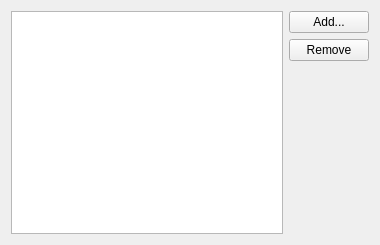
<?xml version="1.0" encoding="UTF-8"?>
<ui version="4.0">
 <class>Qnx::Internal::BarDescriptorEditorAssetsWidget</class>
 <widget class="QWidget" name="Qnx::Internal::BarDescriptorEditorAssetsWidget">
  <property name="geometry">
   <rect>
    <x>0</x>
    <y>0</y>
    <width>380</width>
    <height>245</height>
   </rect>
  </property>
  <property name="windowTitle">
   <string>Form</string>
  </property>
  <layout class="QHBoxLayout" name="horizontalLayout">
   <item>
    <widget class="QTreeView" name="assets">
     <property name="rootIsDecorated">
      <bool>false</bool>
     </property>
    </widget>
   </item>
   <item>
    <layout class="QVBoxLayout" name="verticalLayout_4">
     <item>
      <widget class="QPushButton" name="addAsset">
       <property name="text">
        <string>Add...</string>
       </property>
      </widget>
     </item>
     <item>
      <widget class="QPushButton" name="removeAsset">
       <property name="text">
        <string>Remove</string>
       </property>
      </widget>
     </item>
     <item>
      <spacer name="verticalSpacer">
       <property name="orientation">
        <enum>Qt::Vertical</enum>
       </property>
       <property name="sizeHint" stdset="0">
        <size>
         <width>20</width>
         <height>40</height>
        </size>
       </property>
      </spacer>
     </item>
    </layout>
   </item>
  </layout>
 </widget>
 <resources/>
 <connections/>
</ui>
